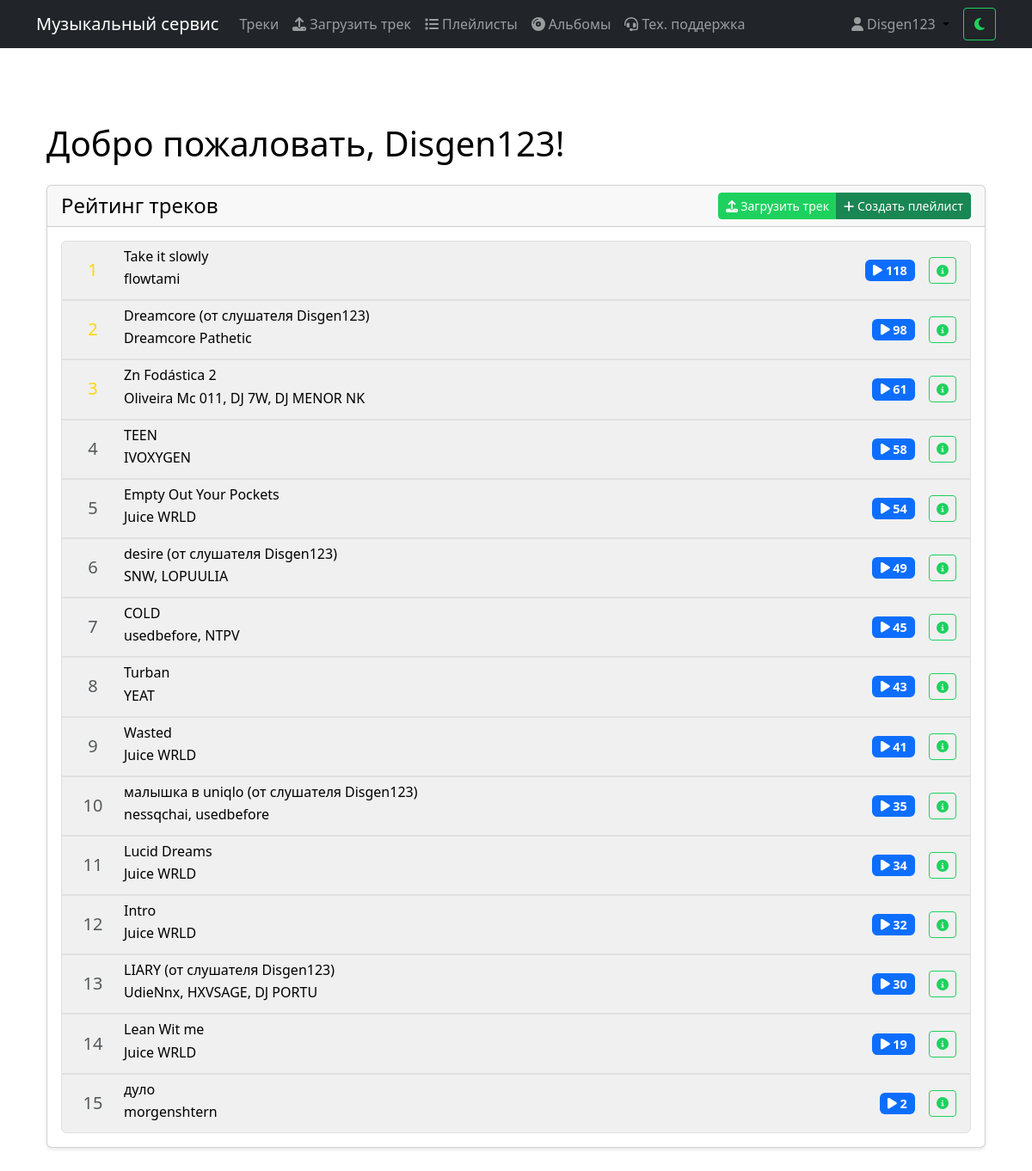
Screenshot of / (signed in) with the database file from the repository.
### music/models.py (models this page shows, shortened)
class Track(models.Model):
    title = models.CharField(max_length=200, verbose_name='Название')
    artist = models.CharField(max_length=200, verbose_name='Исполнитель')
    album = models.ForeignKey(Album, on_delete=models.CASCADE, related_name='tracks', null=True, blank=True, verbose_name='Альбом')
    track_number = models.PositiveIntegerField(null=True, blank=True, verbose_name='Номер трека')
    audio_file = models.FileField(upload_to='tracks/', validators=[validate_audio_file], null=True, blank=True, verbose_name='Аудио файл')
    cover = models.ImageField(upload_to='covers/', null=True, blank=True, verbose_name='Обложка')
    duration = models.DurationField(null=True, blank=True, verbose_name='Длительность')
    play_count = models.PositiveIntegerField(default=0, verbose_name='Количество прослушиваний')
    user = models.ForeignKey(User, on_delete=models.CASCADE, null=True, blank=True, verbose_name='Пользователь')
    created_at = models.DateTimeField(auto_now_add=True, verbose_name='Дата создания')
    is_approved = models.BooleanField(default=False, verbose_name='Одобрен')
    moderation_comment = models.TextField(null=True, blank=True, verbose_name='Комментарий модератора')
    is_explicit = models.BooleanField(default=False, verbose_name='Есть цензура')
    class Meta:
        verbose_name = 'Трек'
        verbose_name_plural = 'Треки'
        ordering = ['album', 'track_number', '-created_at']

### music/views.py (the view)
# urls.py: path('', views.home, name='home'),
def home(request):
    popular_tracks = Track.objects.filter(is_approved=True).order_by('-play_count')
    return render(request, 'music/home.html', {'tracks': popular_tracks})

### music/context_processors.py (called while the page is built)
def pending_tracks_count(request):
    if request.user.is_authenticated and request.user.is_superuser:
        return {'pending_tracks_count': Track.objects.filter(is_approved=False).count()}
    return {'pending_tracks_count': 0}

def support_tickets_count(request):
    if request.user.is_authenticated and request.user.is_superuser:
        unread_count = SupportMessage.objects.filter(
            ticket__status__in=['open', 'in_progress'],
            is_read=False
        ).exclude(user=request.user).count()
    else:
        unread_count = 0
    return {'unread_tickets_count': unread_count}

### templates/music/home.html (shortened to what this page needs)
{% extends 'base.html' %}
{% block content %}
<div class="container mt-5">
    {% if user.is_authenticated %}
        <h1 class="mb-4">Добро пожаловать, {{ user.username }}!</h1>
        <div class="row">
            <div class="col-12">
                <div class="card mb-4">
                    <div class="card-header d-flex justify-content-between align-items-center">
                        <h2 class="card-title h4 mb-0">Рейтинг треков</h2>
                        <div class="btn-group">
                            <a href="{% url 'music:track_upload' %}" class="btn btn-primary btn-sm">
                                <i class="fas fa-upload"></i> Загрузить трек
                            </a>
                            <a href="{% url 'music:playlist_create' %}" class="btn btn-success btn-sm">
                                <i class="fas fa-plus"></i> Создать плейлист
                            </a>
                        </div>
                    </div>
                    <div class="card-body">
                        {% if tracks %}
                            <div class="list-group">
                                {% for track in tracks %}
                                    <div class="list-group-item track-item" data-track-id="{{ track.pk }}">
                                        <div class="d-flex w-100 justify-content-between align-items-center" data-track-id="{{ track.pk }}">
                                            <div class="d-flex align-items-center">
                                                <div class="me-3" style="width: 40px; text-align: center;">
                                                    <span class="h5 mb-0 {% if forloop.counter <= 3 %}text-gold{% else %}text-muted{% endif %}">
                                                        {{ forloop.counter }}
                                                    </span>
                                                </div>
                                                <div>
                                                    <h5 class="mb-1">{{ track.title }}</h5>
                                                    <p class="mb-1 text-muted">{{ track.artist }}</p>
                                                </div>
                                            </div>
                                            <div class="d-flex align-items-center">
                                                <span class="badge bg-primary me-3">
                                                    <i class="fas fa-play"></i> {{ track.play_count }}
                                                </span>
                                                <div class="btn-group">
                                                    <a href="{% url 'music:track_detail' track.pk %}" class="btn btn-sm btn-outline-primary">
                                                        <i class="fas fa-info-circle"></i>
                                                    </a>
                                                </div>
                                            </div>
                                        </div>
                                    </div>
                                {% endfor %}
                            </div>
                        {% else %}
                            <p class="text-muted">Пока нет треков</p>
                        {% endif %}
                    </div>
                </div>
            </div>
        </div>
    {% endif %}
</div>
{% endblock %}

### templates/base.html (shortened to what this page needs)
{% load static %}
<!DOCTYPE html>
<html lang="ru">
<head>
    <link href="https://cdn.jsdelivr.net/npm/bootstrap@5.1.3/dist/css/bootstrap.min.css" rel="stylesheet">
    <link href="{% static 'css/style.css' %}" rel="stylesheet">
    <link href="https://cdnjs.cloudflare.com/ajax/libs/font-awesome/5.15.4/css/all.min.css" rel="stylesheet">
    <link href="{% static 'css/bootstrap.min.css' %}" rel="stylesheet">
    <link href="{% static 'css/fontawesome.min.css' %}" rel="stylesheet">
    <link href="{% static 'css/player.css' %}" rel="stylesheet">
</head>
<body>
    <nav class="navbar navbar-expand-lg navbar-dark bg-dark">
        <div class="container">
            <a class="navbar-brand" href="{% url 'music:home' %}">Музыкальный сервис</a>
            <div class="collapse navbar-collapse" id="navbarNav">
                <ul class="navbar-nav me-auto">
                    <li class="nav-item">
                        <a class="nav-link" href="{% url 'music:track_list' %}">Треки</a>
                    </li>
                    {% if user.is_authenticated %}
                        <li class="nav-item">
                            <a class="nav-link" href="{% url 'music:track_upload' %}">
                                <i class="fas fa-upload"></i> Загрузить трек
                            </a>
                        </li>
                        <li class="nav-item">
                            <a class="nav-link {% if request.resolver_match.url_name == 'playlist_list' %}active{% endif %}" href="{% url 'music:playlist_list' %}">
                                <i class="fas fa-list"></i> Плейлисты
                            </a>
                        </li>
                        <li class="nav-item">
                            <a class="nav-link {% if request.resolver_match.url_name == 'album_list' %}active{% endif %}" href="{% url 'music:album_list' %}">
                                <i class="fas fa-compact-disc"></i> Альбомы
                            </a>
                        </li>
                        <li class="nav-item">
                            <a class="nav-link {% if request.resolver_match.url_name == 'support_ticket_list' %}active{% endif %}" href="{% url 'music:support_ticket_list' %}">
                                <i class="fas fa-headset"></i> Тех. поддержка
                            </a>
                        </li>
                    {% endif %}
                </ul>
                <ul class="navbar-nav">
                    {% if user.is_authenticated %}
                        <li class="nav-item dropdown">
                            <a class="nav-link dropdown-toggle" href="#" id="userDropdown" role="button" data-bs-toggle="dropdown" aria-expanded="false">
                                {% if user.profile.role == 'artist' %}
                                    <i class="fas fa-music"></i>
                                {% elif user.is_superuser %}
                                    <i class="fas fa-crown"></i>
                                {% else %}
                                    <i class="fas fa-user"></i>
                                {% endif %}
                                {{ user.username }}
                            </a>
                        </li>
                    {% endif %}
                </ul>
            </div>
            <button id="theme-toggle" class="btn btn-outline-custom ms-2">
                <i class="fas fa-moon" id="theme-icon"></i>
            </button>
        </div>
    </nav>
    <div class="container mt-4 main-container">
        {% block content %}{% endblock %}
    </div>
</body>
</html>

### static/css/style.css (style rules this page uses)
.main-container { min-height: 70vh; padding: 15px; width: 100%; max-width: 100%; overflow-x: hidden; margin-bottom: 60px; }
.card { margin-bottom: 20px; border-radius: 8px; overflow: hidden; box-shadow: 0 2px 4px rgba(0, 0, 0, 0.1); background-color: #fff; }
.card-body { padding: 15px; }

### templates/base.html (style rules this page uses)
:root { --bg-color: #ffffff; --text-color: #000000; --track-bg: #f0f0f0; --track-hover: #e8e8e8; --player-bg: #A9A9A9; --border-color: #e0e0e0; }
body { background-color: var(--bg-color); color: var(--text-color); min-height: 100vh; }
.btn-outline-custom { color: #1ed15e !important; border-color: #1ed15e !important; background-color: transparent !important; }
.btn-primary:not(.admin *) { background-color: #1ed15e !important; border-color: #1ed15e !important; }
.btn-outline-primary:not(.admin *) { color: #1ed15e !important; border-color: #1ed15e !important; background-color: transparent !important; }
.track-title, .track-artist, .track-info h5, .track-info p, .track-info a, #playerTitle, #playerArtist, .track-item h5, .track-item p, .album-tracks h5, .album-tracks p, .playlist-tracks h5, .playlist-tracks p, .track-list h5, .track-list p, h5.track-name, p.track-artist, .track-name, .artist-name, .album-title, .album-artist, .card-title, .card-text, .album-info h5, .album-info p, .album-tracks .track-title, .album-tracks .track-artist, .playlist-info h5, .playlist-info p, .playlist-item h5, .playlist-item p, .playlist-track-title, .playlist-track-artist, .album-track-title, .album-track-artist, .track-details h5, .track-details p, .track-row h5, .track-row p, .track-list-item h5, .track-list-item p, .track-container h5, .track-container p, div[class*="track"] h5, div[class*="track"] p, div[class*="playlist"] h5, div[class*="playlist"] p, div[class*="album"] h5, div[class*="album"] p { color: var(--text-color) !important; }
.track-item h5, .playlist-tracks h5, .track-list h5, .album-tracks h5, h5.track-name, .track-title, .playlist-item .track-title, .album-item .track-title, .track-container .track-title, div[class*="track"] h5.track-title, div[class*="playlist"] h5.track-title, div[class*="album"] h5.track-title { color: #000000 !important; font-size: 1rem !important; margin-bottom: 4px !important; }
.track-item { background-color: var(--track-bg) !important; border: 1px solid var(--border-color) !important; }
.dropdown-toggle::after, .btn-more::after, .track-menu-button, .track-menu-button i, .btn[data-bs-toggle="dropdown"], .btn[data-bs-toggle="dropdown"] i { color: #000000 !important; }
#theme-toggle { padding: 0.375rem 0.75rem; border-radius: 0.25rem; }

### templates/music/home.html (style rules this page uses)
.list-group-item { transition: background-color 0.2s; }
.badge { font-size: 0.9rem; }
.text-gold { color: #ffd700; }

### rows the page displays
Track: title "Take it slowly", artist "flowtami", play_count "118"
Track: title "Dreamcore (от слушателя Disgen123)", artist "Dreamcore Pathetic", play_count "98"
Track: title "Zn Fodástica 2", artist "Oliveira Mc 011, DJ 7W, DJ MENOR NK", play_count "61"
Track: title "TEEN", artist "IVOXYGEN", play_count "58"
Track: title "Empty Out Your Pockets", artist "Juice WRLD", play_count "54"
Track: title "desire (от слушателя Disgen123)", artist "SNW, LOPUULIA", play_count "49"
Track: title "COLD", artist "usedbefore, NTPV", play_count "45"
Track: title "Turban", artist "YEAT", play_count "43"
Track: title "Wasted", artist "Juice WRLD", play_count "41"
Track: title "малышка в uniqlo (от слушателя Disgen123)", artist "nessqchai, usedbefore", play_count "35"
Track: title "Lucid Dreams", artist "Juice WRLD", play_count "34"
Track: title "Intro", artist "Juice WRLD", play_count "32"
Track: title "LIARY (от слушателя Disgen123)", artist "UdieNnx, HXVSAGE, DJ PORTU", play_count "30"
Track: title "Lean Wit me", artist "Juice WRLD", play_count "19"
Track: title "дуло", artist "morgenshtern", play_count "2"

### other values shown
{{ user.username }} "Disgen123"
